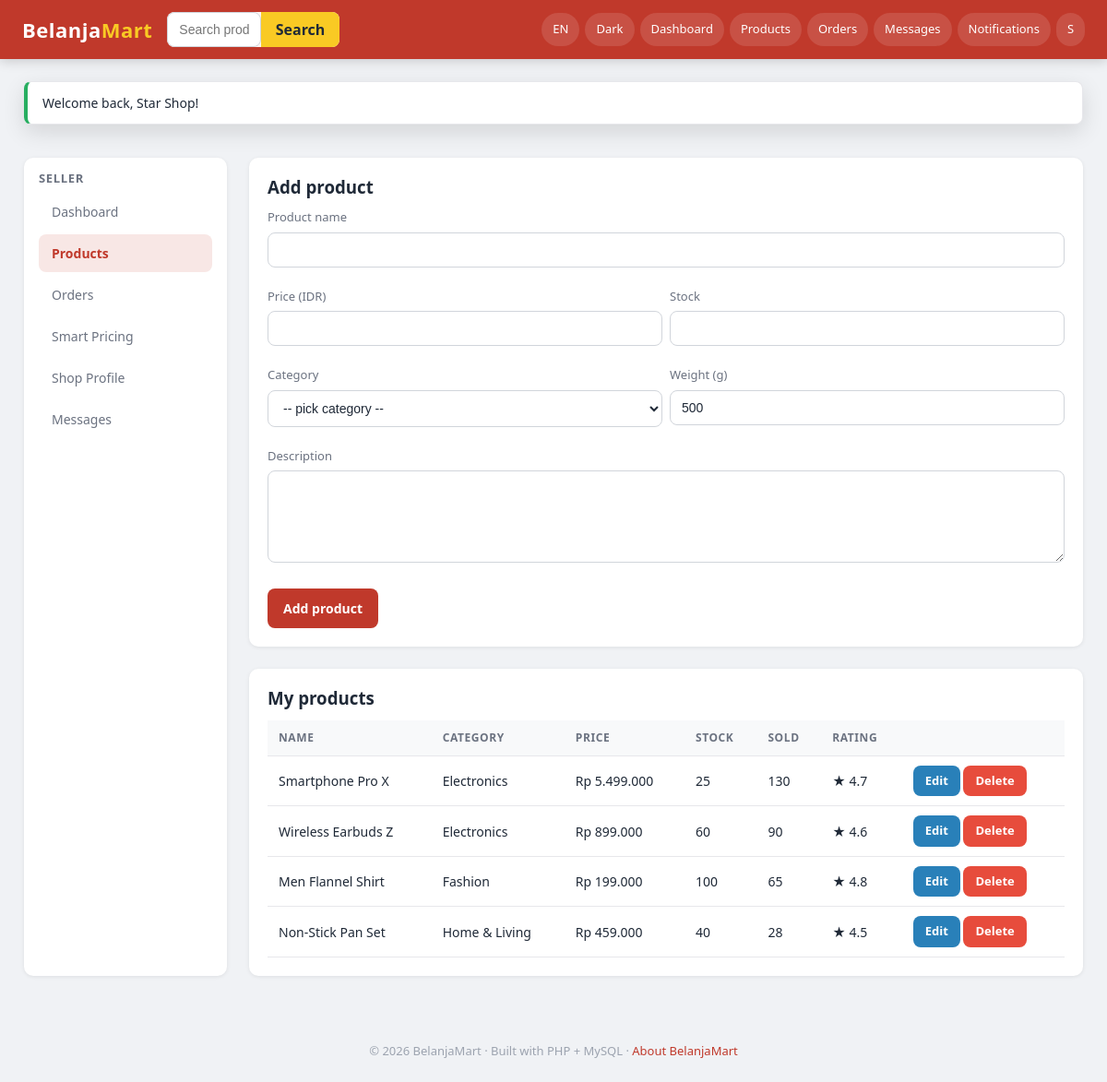
The page /frontend/pages/seller/products.php (signed in) on the database its author committed.
### tables this page shows
CREATE TABLE products (
    product_id     INT AUTO_INCREMENT PRIMARY KEY,
    seller_id      INT NOT NULL,                     
    category_id    INT,
    product_name   VARCHAR(180) NOT NULL,
    description    TEXT,
    price          DECIMAL(12,2) NOT NULL,           
    currency_code  CHAR(3) NOT NULL DEFAULT 'IDR',
    stock          INT NOT NULL DEFAULT 0,
    image          VARCHAR(255) DEFAULT NULL,
    weight_grams   INT NOT NULL DEFAULT 500,
    is_active      TINYINT(1) NOT NULL DEFAULT 1,
    average_rating DECIMAL(3,2) NOT NULL DEFAULT 0,
    total_reviews  INT NOT NULL DEFAULT 0,
    total_sold     INT NOT NULL DEFAULT 0,
    views          INT NOT NULL DEFAULT 0,
    created_at     TIMESTAMP DEFAULT CURRENT_TIMESTAMP,
    updated_at     TIMESTAMP DEFAULT CURRENT_TIMESTAMP ON UPDATE CURRENT_TIMESTAMP,
    FOREIGN KEY (seller_id)     REFERENCES users(user_id) ON DELETE CASCADE,
    FOREIGN KEY (category_id)   REFERENCES categories(category_id) ON DELETE SET NULL,
    FOREIGN KEY (currency_code) REFERENCES currencies(currency_code),
    INDEX idx_seller   (seller_id),
    INDEX idx_category (category_id),
    INDEX idx_active   (is_active),
    FULLTEXT KEY ft_name_desc (product_name, description)
);

CREATE TABLE categories (
    category_id    INT AUTO_INCREMENT PRIMARY KEY,
    category_name  VARCHAR(100) NOT NULL,
    icon           VARCHAR(20)  DEFAULT '📦',
    parent_id      INT NULL,
    FOREIGN KEY (parent_id) REFERENCES categories(category_id) ON DELETE SET NULL
);

CREATE TABLE currencies (
    currency_code  CHAR(3) PRIMARY KEY,             
    symbol         VARCHAR(8)   NOT NULL,
    name           VARCHAR(60)  NOT NULL,
     
    rate_to_usd    DECIMAL(18,6) NOT NULL DEFAULT 1,
    updated_at     TIMESTAMP DEFAULT CURRENT_TIMESTAMP ON UPDATE CURRENT_TIMESTAMP
);

### backend/core/Database.php (called while the page is built, shortened)
<?php
class Database
{
    private static ?PDO $pdo = null;
    public static function pdo(): PDO
    {
        if (self::$pdo instanceof PDO) {
            return self::$pdo;
        }
        $cfg  = config('db');
        $dsn  = sprintf(
            'mysql:host=%s;port=%d;dbname=%s;charset=%s',
            $cfg['host'], $cfg['port'], $cfg['database'], $cfg['charset']
        );
        try {
            self::$pdo = new PDO($dsn, $cfg['username'], $cfg['password'], [
                PDO::ATTR_ERRMODE            => PDO::ERRMODE_EXCEPTION,
                PDO::ATTR_DEFAULT_FETCH_MODE => PDO::FETCH_ASSOC,
                PDO::ATTR_EMULATE_PREPARES   => false,
            ]);
        } catch (PDOException $e) {
            http_response_code(500);
            die('Database connection failed: ' . $e->getMessage());
        }
        return self::$pdo;
    }
    public static function run(string $sql, array $params = []): PDOStatement
    {
        $stmt = self::pdo()->prepare($sql);
        $stmt->execute($params);
        return $stmt;
    }
    public static function all(string $sql, array $params = []): array
    {
        return self::run($sql, $params)->fetchAll();
    }
}

### backend/models/ProductModel.php (called while the page is built, shortened)
<?php
class ProductModel
{
    public static function bySeller(int $sellerId): array
    {
        return Database::all("
            SELECT p.*, c.category_name
            FROM products p
            LEFT JOIN categories c ON p.category_id = c.category_id
            WHERE p.seller_id = ?
            ORDER BY p.created_at DESC
        ", [$sellerId]);
    }
}

### backend/config/bootstrap.php (called while the page is built, shortened)
<?php
if (!defined('BM_BOOTSTRAPPED')) {
    spl_autoload_register(function ($class) {
        $roots = [
            __DIR__ . '/../core/',
            __DIR__ . '/../models/',
            __DIR__ . '/../services/',
            __DIR__ . '/../controllers/',
            __DIR__ . '/../middleware/',
        ];
        foreach ($roots as $root) {
            $file = $root . $class . '.php';
            if (is_file($file)) {
                return;
            }
        }
    });
    require_once __DIR__ . '/../core/helpers.php';
}

### backend/core/Currency.php (called while the page is built, shortened)
<?php
class Currency
{
    private static array $cache = [];
    public static function load(): array
    {
        if (!empty(self::$cache)) return self::$cache;
        $rows = Database::all("SELECT * FROM currencies");
        foreach ($rows as $r) self::$cache[$r['currency_code']] = $r;
        return self::$cache;
    }
    public static function symbol(string $code): string
    {
        $all = self::load();
        return $all[$code]['symbol'] ?? $code;
    }
    public static function format(float $amount, string $code): string
    {
        $sym = self::symbol($code);
        $decimals = in_array($code, ['IDR', 'JPY'], true) ? 0 : 2;
        return $sym . ' ' . number_format($amount, $decimals, ',', '.');
    }
}

### frontend/pages/seller/products.php (the view, shortened to what this page needs)
<?php
require_once __DIR__ . '/../../../backend/config/bootstrap.php';
$user       = current_user();
$sellerId   = (int) $user['user_id'];
$products = ProductModel::bySeller($sellerId);
$edit     = null;
?>
<div class="layout">
    <div>
        <div class="card">
            <h3><?= $edit ? 'Edit product' : 'Add product' ?></h3>
            <form method="POST" class="grid" style="grid-template-columns: repeat(2, 1fr); gap:8px;">
                <div class="form-row" style="grid-column: span 2;">
                    <label>Product name</label>
                    <input type="text" name="product_name" required value="<?= e($edit['product_name'] ?? '') ?>">
                </div>
                <div class="form-row">
                    <label>Price (<?= e($user['currency'] ?? 'IDR') ?>)</label>
                    <input type="number" name="price" min="0" step="0.01" required value="<?= e($edit['price'] ?? '') ?>">
                </div>
                <div class="form-row">
                    <label>Stock</label>
                    <input type="number" name="stock" min="0" required value="<?= e($edit['stock'] ?? '') ?>">
                </div>
                <div class="form-row">
                    <label>Category</label>
                    <select name="category_id" required>
                        <option value="">-- pick category --</option>
                    </select>
                </div>
                <div class="form-row">
                    <label>Weight (g)</label>
                    <input type="number" name="weight_grams" min="0" value="<?= e($edit['weight_grams'] ?? 500) ?>">
                </div>
                <div class="form-row" style="grid-column: span 2;">
                    <label>Description</label>
                    <textarea name="description"><?= e($edit['description'] ?? '') ?></textarea>
                </div>
                <div class="row" style="grid-column: span 2; gap:8px;">
                    <button class="btn btn-primary" type="submit"><?= $edit ? 'Save changes' : 'Add product' ?></button>
                </div>
            </form>
        </div>
        <div class="card mt-3" style="overflow-x:auto;">
            <h3>My products</h3>
            <?php if (empty($products)): ?>
                <p class="text-muted">No products yet.</p>
            <?php else: ?>
                <table class="table">
                    <thead><tr><th>Name</th><th>Category</th><th>Price</th><th>Stock</th><th>Sold</th><th>Rating</th><th></th></tr></thead>
                    <tbody>
                    <?php foreach ($products as $p): ?>
                        <tr>
                            <td><?= e($p['product_name']) ?></td>
                            <td><?= e($p['category_name'] ?? '-') ?></td>
                            <td><?= Currency::format((float) $p['price'], $p['currency_code']) ?></td>
                            <td><?= (int) $p['stock'] ?></td>
                            <td><?= (int) $p['total_sold'] ?></td>
                            <td>★ <?= number_format((float) $p['average_rating'], 1) ?></td>
                            <td>
                                <a class="btn btn-info btn-sm" href="?edit=<?= (int) $p['product_id'] ?>">Edit</a>
                                <form method="POST" style="display:inline;" onsubmit="return confirm('Delete this product?')">
                                    <button type="submit" class="btn btn-danger btn-sm">Delete</button>
                                </form>
                            </td>
                        </tr>
                    <?php endforeach; ?>
                    </tbody>
                </table>
            <?php endif; ?>
        </div>
    </div>
</div>

### frontend/assets/css/style.css (style rules this page uses)
:root { --color-primary: #c0392b; --color-primary-hover: #a93226; --color-accent: #f9ca24; --color-success: #27ae60; --color-warning: #e67e22; --color-danger: #e74c3c; --color-info: #2980b9; --bg-body: #f0f2f5; --bg-surface: #ffffff; --bg-muted: #f8f9fa; --bg-elevated: #ffffff; --border: #e7e7eb; --border-strong: #d1d5db; --text: #1f2937; --text-muted: #6b7280; --text-soft: #9ca3af; --shadow-sm: 0 1px 2px rgba(0,0,0,.06); --shadow: 0 1px 4px rgba(0,0,0,.08); --shadow-lg: 0 8px 24px rgba(0,0,0,.12); --radius-sm: 6px; --radius: 10px; --radius-lg: 16px; --transition: 200ms cubic-bezier(.4,0,.2,1); --topbar-h: 64px; }
*, *::before, *::after { box-sizing: border-box; }
html, body { margin: 0; padding: 0; }
body { font-family: 'Segoe UI', system-ui, -apple-system, Roboto, Arial, sans-serif; background: var(--bg-body); color: var(--text); line-height: 1.5; transition: background var(--transition), color var(--transition); min-height: 100vh; }
a { color: var(--color-primary); text-decoration: none; }
button { font: inherit; cursor: pointer; }
h1,h2,h3,h4,h5 { margin: 0; line-height: 1.25; }
.row { display: flex; flex-wrap: wrap; gap: 16px; }
.grid { display: grid; gap: 16px; }
.mt-3 { margin-top: 24px; }
.card { background: var(--bg-surface); border-radius: var(--radius); box-shadow: var(--shadow); padding: 20px; }
.card h2, .card h3 { margin-bottom: 12px; }
.btn { display: inline-flex; align-items: center; justify-content: center; gap: 8px; padding: 10px 16px; border-radius: 8px; border: 1px solid transparent; font-weight: 600; font-size: 14px; cursor: pointer; transition: background var(--transition), transform var(--transition), box-shadow var(--transition); text-decoration: none; background: var(--bg-muted); color: var(--text); }
.btn-primary { background: var(--color-primary); color: #fff; }
.btn-danger { background: var(--color-danger); color: #fff; }
.btn-info { background: var(--color-info); color: #fff; }
.btn-sm { padding: 6px 12px; font-size: 13px; }
.form-row { margin-bottom: 14px; }
.form-row label { display: block; font-size: 13px; color: var(--text-muted); margin-bottom: 6px; font-weight: 500; }
.input, .textarea, .select, input[type=text], input[type=email], input[type=password], input[type=number], textarea, select { width: 100%; background: var(--bg-surface); color: var(--text); border: 1px solid var(--border-strong); border-radius: 8px; padding: 10px 12px; font-size: 14px; transition: border-color var(--transition), box-shadow var(--transition); }
textarea { min-height: 100px; resize: vertical; }
.layout { display: grid; grid-template-columns: 220px 1fr; gap: 24px; padding: 24px 0; }
.table { width: 100%; border-collapse: collapse; font-size: 14px; }
.table th, .table td { padding: 10px 12px; text-align: left; border-bottom: 1px solid var(--border); }
.table th { background: var(--bg-muted); font-size: 12px; text-transform: uppercase; letter-spacing: .05em; color: var(--text-muted); }

### rows shown on the page
products: product_name "Smartphone Pro X", category.category_name "Electronics", Currency::format((float) $p['price'], $p['currency_code']) "Rp 5.499.000", stock "25", total_sold "130", average_rating "4.7"
products: product_name "Wireless Earbuds Z", category.category_name "Electronics", Currency::format((float) $p['price'], $p['currency_code']) "Rp 899.000", stock "60", total_sold "90", average_rating "4.6"
products: product_name "Men Flannel Shirt", category.category_name "Fashion", Currency::format((float) $p['price'], $p['currency_code']) "Rp 199.000", stock "100", total_sold "65", average_rating "4.8"
products: product_name "Non-Stick Pan Set", category.category_name "Home & Living", Currency::format((float) $p['price'], $p['currency_code']) "Rp 459.000", stock "40", total_sold "28", average_rating "4.5"

### other values the page prints
$langFlags[$currentLang] "EN"
__('Dashboard') "Dashboard"
__('Products') "Products"
__('Orders') "Orders"
__('Messages') "Messages"
__('Notifications') "Notifications"
mb_strtoupper(mb_substr($user['name'], 0, 1)) "S"
$ok "Welcome back, Star Shop!"
$label "Dashboard"
$label "Products"
$label "Orders"
$label "Smart Pricing"
$label "Shop Profile"
$user['currency'] "IDR"
__('About BelanjaMart') "About BelanjaMart"
